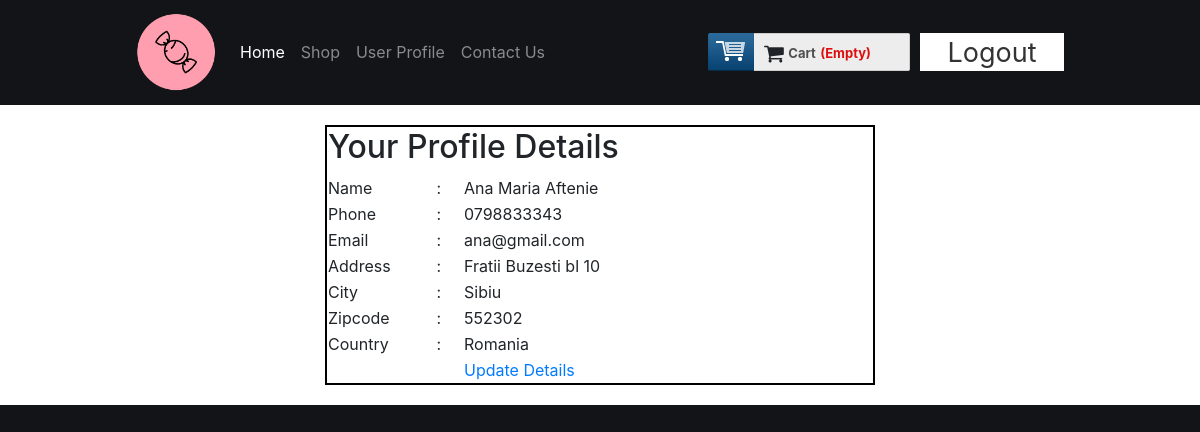
Screenshot of /profile.php (signed in) with the database file from the repository.
### tables this page shows
CREATE TABLE `customer` (
  `id` int(11) NOT NULL,
  `name` varchar(255) NOT NULL,
  `address` varchar(255) NOT NULL,
  `city` varchar(50) NOT NULL,
  `country` varchar(50) NOT NULL,
  `zip` varchar(20) NOT NULL,
  `phone` varchar(20) NOT NULL,
  `email` varchar(255) NOT NULL,
  `pass` varchar(40) NOT NULL
);

### classes/Customer.php (called while the page is built, shortened)
<?php
$filepath = realpath(dirname(__FILE__));
include_once($filepath . '/../lib/database.php');
?>
<?php
class Customer
{
  private $database;
  public  function __construct()
  {
    $this->database   = new Database();
  }
  public function getCustomerData($id)
  {
    $query = "SELECT * FROM customer WHERE id ='$id' ";
    $result = $this->database->select($query);
    return $result;
  }
}
?>

### lib/database.php (called while the page is built, shortened)
<?php
class database{
    public $host= "localhost";
    public $user= "root";
    public $pass= "";
    public $databaseName= "shop";
    public $conn;
    private function connectToDatabase(){
        $this->conn = new mysqli($this->host, $this->user, $this->pass, $this->databaseName);
}
    public function Select($query)
    {
        $result= $this->conn->query($query) or die($this->conn->error.__LINE__);
        if($result->num_rows > 0 )
        {
            return $result;
        }
        else return false;
    }
}
?>

### lib/session.php (called while the page is built, shortened)
<?php
class Session{
    public static function get($key){
        if(isset($_SESSION[$key]))
        {
            return $_SESSION[$key];
        }
        else return false;
    }
}
?>

### profile.php (the view, shortened to what this page needs)
<?php include 'inc/header.php'; ?>
<div class="main">
	<div class="content-white">
      <div class="section group">
  <?php
   $id = Session::get('customerId');
   $getdata = $customer->getCustomerData($id);
   if ($getdata) {
     while ($result = $getdata->fetch_assoc()) {
  ?>
    <table class="table-profile">
       <tr>
          <td colspan="3"> <h2>  Your Profile Details </h2> </td>
      </tr>
      <tr>
          <td width="20%"> Name  </td>
          <td width="5%"> : </td>
          <td> <?php echo $result['name']; ?>  </td>
      </tr>
        <tr>
          <td> Phone  </td>
          <td> : </td>
          <td> <?php echo $result['phone']; ?> </td>
      </tr>
        <tr>
          <td> Email  </td>
          <td> : </td>
          <td> <?php echo $result['email']; ?>  </td>
      </tr>
        <tr>
          <td> Address  </td>
          <td> : </td>
          <td> <?php echo $result['address']; ?>  </td>
      </tr>
        <tr>
          <td> City  </td>
          <td> : </td>
          <td><?php echo $result['city']; ?>  </td>
      </tr>
        <tr>
          <td> Zipcode  </td>
          <td> : </td>
          <td> <?php echo $result['zip']; ?>  </td>
      </tr>
        <tr>
          <td> Country  </td>
          <td> : </td>
          <td> <?php echo $result['country']; ?>  </td>
      </tr>
  <tr>
          <td>   </td>
          <td>  </td>
          <td><a href="edituserprofile.php"> Update Details </a> </td>
      </tr>
    </table>
  <?php   } }  ?>
    </div>
 </div>
</div>

### css/meu.css (style rules this page uses)
body { font-size: 1em; background-color: #131418 !important; color: #ffffff; }
.content-white { padding: 20px 0; background: #fff; }
.table-profile { width: 550px; margin: 0 auto; border: 2px solid black; }
.table-profile tr td { text-align: justify; }

### rows the page displays
customer: name "Ana Maria Aftenie", phone "0798833343", email "ana@gmail.com", address "Fratii Buzesti bl 10", city "Sibiu", zip "552302", country "Romania"
